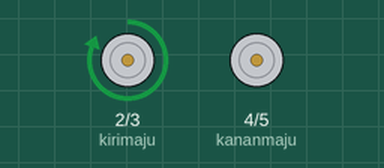
Recording of a sketch running on a simulated Arduino Uno, built with avr-gcc and run on an emulated ATmega328P. On the bench: motor-driver pin pairs drawn as motors (green arrow = first pin HIGH = forward, orange = second pin HIGH = backward, longer = more drive).

Above: at 1.5 s.
At 7.5 s:
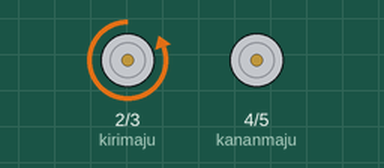
At 13.5 s:
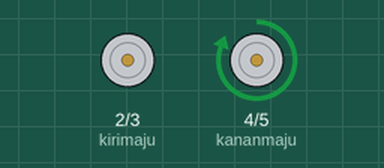
At 28.5 s:
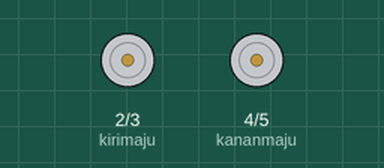
Timing chart, 0 to 31.2 s (numbered marks = the images above):
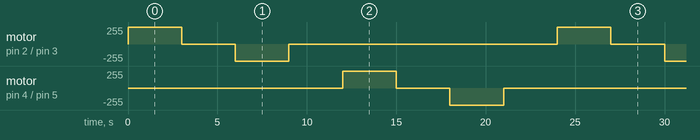

The sketch:

tset_driver.ino
```cpp
int kirimaju = 2;
int kirimundur = 3;
int kananmaju = 4;
int kananmundur = 5;

void setup() {
  // put your setup code here, to run once:
pinMode(kirimaju,OUTPUT);
pinMode(kirimundur,OUTPUT);
pinMode(kananmaju,OUTPUT);
pinMode(kananmundur,OUTPUT);
}

void loop() {
  // put your main code here, to run repeatedly:
digitalWrite(kirimaju,1);
delay(3000);
digitalWrite(kirimaju,0);
delay(3000);
digitalWrite(kirimundur,1);
delay(3000);
digitalWrite(kirimundur,0);
delay(3000);
digitalWrite(kananmaju,1);
delay(3000);
digitalWrite(kananmaju,0);
delay(3000);
digitalWrite(kananmundur,1);
delay(3000);
digitalWrite(kananmundur,0);
delay(3000);
}
```

Measured:
- by itself, motor on pin 2 (kirimaju) / pin 3 (kirimundur), motor on pin 4 (kananmaju) / pin 5 (kananmundur): repeats every 24.0 s: stopped 3.0 s, backward 255/255 3.0 s, stopped 15.0 s, forward 255/255 3.0 s
